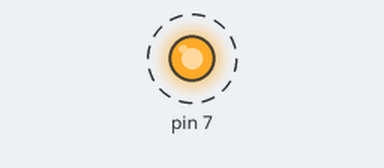
Bench run of a sketch on a simulated Arduino Uno, built with avr-gcc and run on an emulated ATmega328P. Parts: output pins drawn as LEDs (lit = HIGH). Dashed ring = blinking. What the sketch prints to the serial monitor is not drawn.

Above: at 0.2 s.
Timing chart, 0 to 3.0 s (numbered marks = the images above):
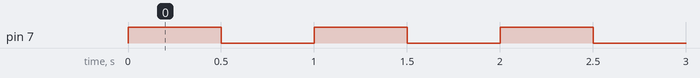

The sketch:

q3.ino
```cpp
int counter = 0;  // keep tracck of how many times LED has blinked

void setup() {
  // initialize digital pin LED_BUILTIN as an output.
  pinMode(7, OUTPUT);

  Serial.begin(9600);
}

// the loop function runs over and over again forever
void loop() {

  // increase by 1
  counter++;

  // print out the info
  Serial.print("The LED hath blinketh ");
  Serial.print(counter);
  Serial.println(" times");

  digitalWrite(7, HIGH);   // turn the LED on (HIGH is the voltage level)
  delay(500);                       // wait for a second

  digitalWrite(7, LOW);    // turn the LED off by making the voltage LOW
  delay(500);                       // wait for a second
}
```

Measured:
- by itself, pin 7: alternates HIGH for 0.50 s and LOW for 0.50 s
